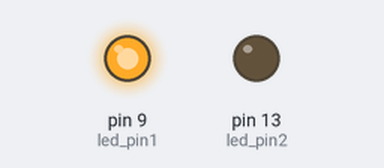
Simulated run of this sketch. Board: Arduino Uno, built with avr-gcc and run on an emulated ATmega328P. On the bench: output pins drawn as LEDs (lit = HIGH).

Above: at 0.2 s.
At 0.62 s:
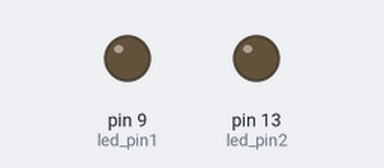
At 2.24 s:
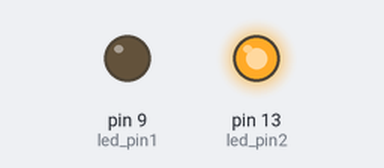
Timing chart, 0 to 3.2 s (numbered marks = the images above):
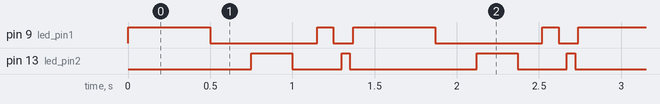

Measured:
- by itself, pin 9 (led_pin1): repeats every 1.4 s: LOW 0.65 s, HIGH 0.10 s, LOW 0.12 s, HIGH 0.50 s
- by itself, pin 13 (led_pin2): repeats every 1.4 s: LOW 0.30 s, HIGH 0.05 s, LOW 0.77 s, HIGH 0.25 s
- by itself, everything shown: repeats every 1.4 s, in 7 steps

The sketch:

Blinking_of_LED.ino
```cpp
//Code Written By RAJDEEP BARUAH

//set led_pin
int led_pin1 = 9,led_pin2 = 13;

void setup() {
  //set pinMode
  pinMode(led_pin1, OUTPUT);
  pinMode(led_pin2, OUTPUT);
}

void loop() {
  digitalWrite(led_pin1, HIGH);
  delay(500);
  digitalWrite(led_pin1, LOW);
  delay(250);
  digitalWrite(led_pin2, HIGH);
  delay(250);
  digitalWrite(led_pin2, LOW);
  delay(150);
  digitalWrite(led_pin1, HIGH);
  delay(100);
  digitalWrite(led_pin1, LOW);
  delay(50);
  digitalWrite(led_pin2, HIGH);
  delay(50);
  digitalWrite(led_pin2, LOW);
  delay(20);
}
```
